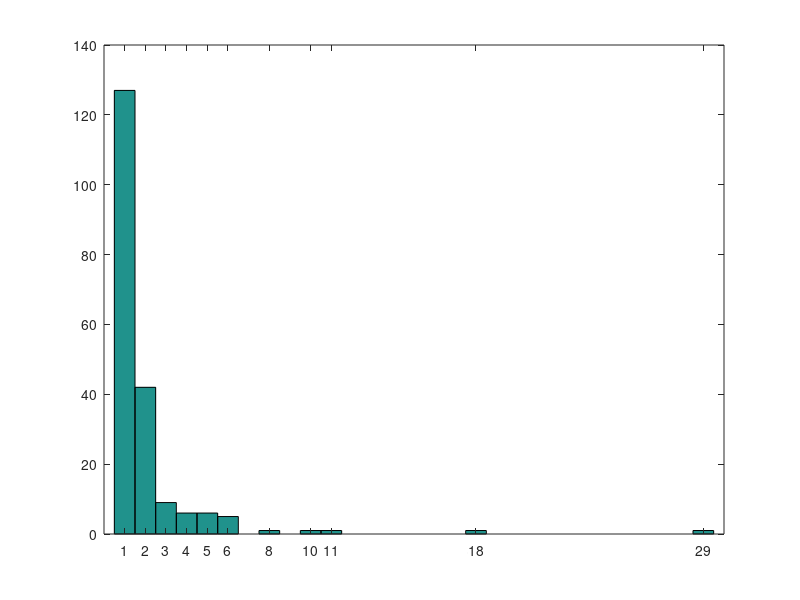

Write the MATLAB code that produced this figure.
 NumNode=200;
graph=zeros(2,2); % creates the initial 2 node graph
graph(1,2)=1;
graph(2,1)=1;
deg = 0; %Initialize degree to 0 but not needed now
n=3;


    for i=4:NumNode+1 %loop to add NumNode number of Nodes
        cumulative = 0;
            for k=1:unique(size(graph)) %calculates the prob for each node and keeps it's cumulative value in val
                prob(k)=nnz(graph(k,:))/nnz(graph);
                val(k)=cumulative + prob(k);
                cumulative = cumulative + prob(k)
            end
                 
                edgeProb=rand();
                for k=1:unique(size(graph))
                     if( edgeProb <= val(k) ) % to pervent self loop and check with prob value.
                         graph(n,k)=1;
                        graph(k,n)=1;
                        n=n+1;
                      break;
                     end
                end
 
    end
               
    
        graph %prints the adjacency matrix.
    for i = 1 : unique(size(graph)) %find degree distribution
        x(i) = nnz (graph(i,:));
    end
   
    hist(x,unique(x)) % hist plot against x and count of x.
   [a b]=hist(x,unique(x));

